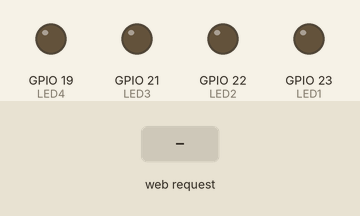
Simulated run of this sketch. Board: ESP32. Shown: output pins drawn as LEDs (lit = HIGH). The test bench sets the inputs (shaded band). WiFi joins after 1.5 s; servers stay silent unless stated; what the sketch prints to the serial monitor is not drawn.

Above: at 2.7 s.
2.8 s: HTTP request GET /LED1-H received
At 3.6 s:
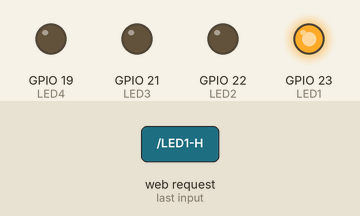
4.3 s: HTTP request GET /LED2-H received
At 4.7 s:
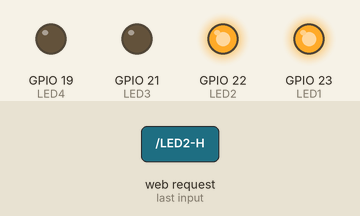
5.8 s: HTTP request GET /LED1-L received
At 7.0 s:
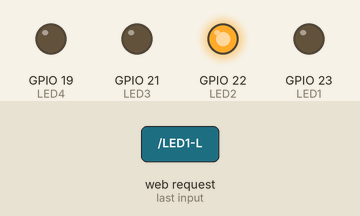
7.3 s: HTTP request GET /LED3-H received
At 8.2 s:
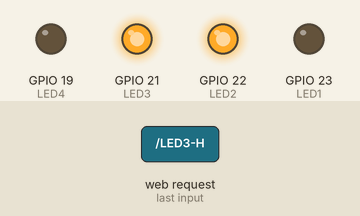
8.8 s: HTTP request GET /LED2-L received
At 9.3 s:
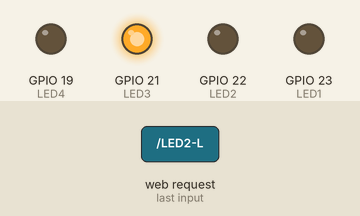
10.3 s: HTTP request GET /LED4-H received
At 11.7 s:
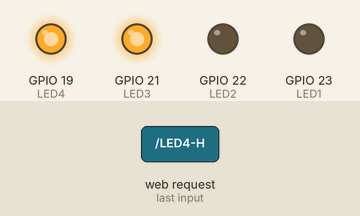
Timing chart, 0 to 12.8 s (numbered marks = the images above; inputs shaded):
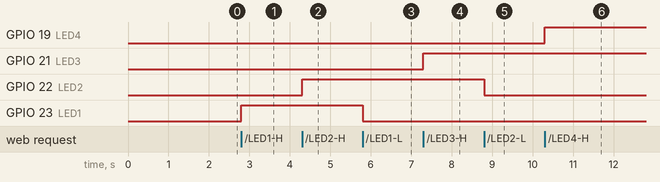

The sketch:

ESP32-WiFi-LED2.ino
```cpp
#include <WiFi.h>
const char* ssid     = "SK_ 2.4G";
const char* password = "42117622";
WiFiServer server(80);
int LED1 = 23;
int LED2 = 22;
int LED3 = 21;
int LED4 = 19;

IPAddress staticIP(192,168,0,20);
IPAddress gateway(192,168,0,1);
IPAddress subnet(255,255,255,0);

void setup(){
  Serial.begin(115200);
  pinMode(LED1, OUTPUT);      // set the LED pin mode
  pinMode(LED2, OUTPUT);      // set the LED pin mode
  pinMode(LED3, OUTPUT);      // set the LED pin mode
  pinMode(LED4, OUTPUT);      // set the LED pin mode
  delay(10);

  // We start by connecting to a WiFi network
  Serial.print("Connecting to ");
  Serial.println(ssid);
  WiFi.begin(ssid, password);
  WiFi.config(staticIP, gateway, subnet);

  while (WiFi.status() != WL_CONNECTED) {
    delay(500);
    Serial.print(".");
  }
  Serial.println();
  Serial.print("WiFi connected IP address: ");
  Serial.print(WiFi.localIP());
  server.begin();
}

int value = 0;

void loop() {
  WiFiClient client = server.available();   // listen for incoming clients
  if (client) {                             // if you get a client,
    Serial.println("New Client.");           // print a message out the serial port
    String currentLine = "";                // make a String to hold incoming data from the client
    while (client.connected()) {            // loop while the client's connected
      if (client.available()) {             // if there's bytes to read from the client,
        char c = client.read();             // read a byte, then
        Serial.write(c);                    // print it out the serial monitor
        if (c == '\n') {                    // if the byte is a newline character
          // if the current line is blank, you got two newline characters in a row.
          // that's the end of the client HTTP request, so send a response:
          if (currentLine.length() == 0) {
            // HTTP headers always start with a response code (e.g. HTTP/1.1 200 OK)
            // and a content-type so the client knows what's coming, then a blank line:
            client.println("HTTP/1.1 200 OK");
            client.println("Content-type:text/html");
            client.println();

            // the content of the HTTP response follows the header:
            client.print("Click <a href=\"/LED1-H\">here</a> to turn on LED1 <br>");
            client.print("Click <a href=\"/LED1-L\">here</a> to turn off LED1 <br>");
            client.print("<br>");

            client.print("Click <a href=\"/LED2-H\">here</a> to turn on LED2 <br>");
            client.print("Click <a href=\"/LED2-L\">here</a> to turn off LED2 <br>");
            client.print("<br>");

            client.print("Click <a href=\"/LED3-H\">here</a> to turn on LED3 <br>");
            client.print("Click <a href=\"/LED3-L\">here</a> to turn off LED4 <br>");
            client.print("<br>");

            client.print("Click <a href=\"/LED4-H\">here</a> to turn on LED4<br>");
            client.print("Click <a href=\"/LED4-L\">here</a> to turn off LED4 <br>");
            client.print("<br>");

            // The HTTP response ends with another blank line:
            client.println();
            // break out of the while loop:
            break;
          } else {    // if you got a newline, then clear currentLine:
            currentLine = "";
          }
        } else if (c != '\r') {  // if you got anything else but a carriage return character,
          currentLine += c;      // add it to the end of the currentLine
        }

        // Check to see if the client request was "GET /xH" or "GET /xL":
        if (currentLine.endsWith("GET /LED1-H")) {
          digitalWrite(LED1, HIGH);               // GET /H turns the LED1 on
        }
        if (currentLine.endsWith("GET /LED1-L")) {
          digitalWrite(LED1, LOW);                // GET /L turns the LED1 off
        }
        if (currentLine.endsWith("GET /LED2-H")) {
          digitalWrite(LED2, HIGH);               // GET /H turns the LED on
        }
        if (currentLine.endsWith("GET /LED2-L")) {
          digitalWrite(LED2, LOW);                // GET /L turns the LED off
        }
        if (currentLine.endsWith("GET /LED3-H")) {
          digitalWrite(LED3, HIGH);               // GET /H turns the LED on
        }
        if (currentLine.endsWith("GET /LED3-L")) {
          digitalWrite(LED3, LOW);                // GET /L turns the LED off
        }
        if (currentLine.endsWith("GET /LED4-H")) {
          digitalWrite(LED4, HIGH);               // GET /H turns the LED on
        }
        if (currentLine.endsWith("GET /LED4-L")) {
          digitalWrite(LED4, LOW);                // GET /L turns the LED off
        }
      }
    }
    // close the connection:
    client.stop();
    Serial.println("Client Disconnected.");
  }
}
```

Measured:
- after the input at 2.8 s, GPIO 23 (LED1): LOW → HIGH at once
- after the input at 4.3 s, GPIO 22 (LED2): LOW → HIGH at once
- after the input at 5.8 s, GPIO 23 (LED1): HIGH → LOW at once
- after the input at 7.3 s, GPIO 21 (LED3): LOW → HIGH at once
- after the input at 8.8 s, GPIO 22 (LED2): HIGH → LOW at once
- after the input at 10.3 s, GPIO 19 (LED4): LOW → HIGH at once
